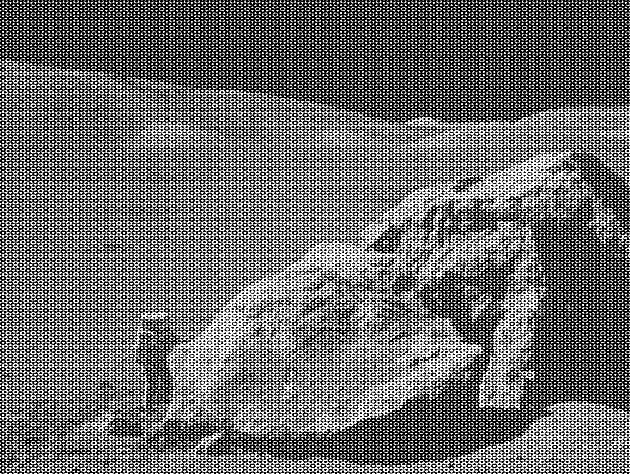
#> input picture Assignment2/question_1.tif, 630 x 474 px
$ python soru1.py
#> lines starting #> are read from the running program, lines starting #| are printed output that depends on the picture
import cv2
import numpy as np
import matplotlib.pyplot as plt

# Kazım Muhammet Temiz 17050111021
# Mert Rıza Karadeniz 17050111054
# Nevzat Buğrahan Türk 17050111036

def bandreject_filter(shape, d0=160, w=20, n=2):
    P, Q = shape
    # Initialize filter with ones
    H = np.ones((P, Q))
    for u in range(0, P):
        for v in range(0, Q):
            # Get euclidean distance from point D(u,v) to the center
            D_uv = np.sqrt((u - (P / 2)) ** 2 + (v - (Q / 2)) ** 2)

            # Butterworth bandreject filter from Gonzales book
            if D_uv == d0:  # To avoid dividing by zero
                H[u, v] = 0
            else:
                H[u, v] = 1 / (1 + ((D_uv * w) / (D_uv ** 2 - d0 ** 2)) ** (2 * n))

    return H


img = cv2.imread('question_1.tif', 0)
#> img is the input picture: shape (474, 630); min 0, max 255, mean 108.1

f = np.fft.fft2(img)
fshift = np.fft.fftshift(f)
pow_spec = np.log(np.abs(fshift) ** 2)
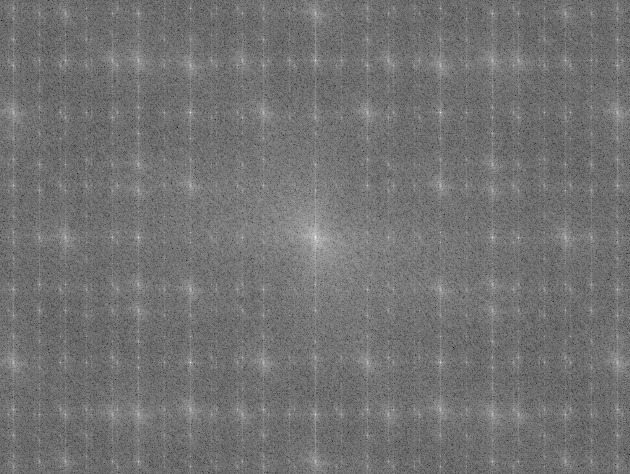
#> pow_spec: shape (474, 630) float64; min 4.66, max 34.58, mean 18.2; drawn with min black and max white
phase_spectrumR = np.angle(fshift)
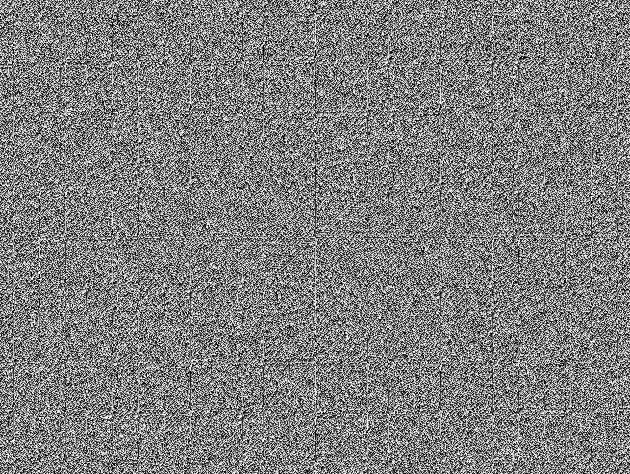
#> phase_spectrumR: shape (474, 630) float64; min -3.14, max 3.14, mean -2.1e-05; drawn with min black and max white
magnitude_spectrum = 20 * np.log(np.abs(fshift))
# print(magnitude_spectrum)
img_shape = img.shape
#> img_shape = (474, 630)

H1 = bandreject_filter(img_shape, 180, 10)
#> after the loop in bandreject_filter, `for u in range(0, P):`:
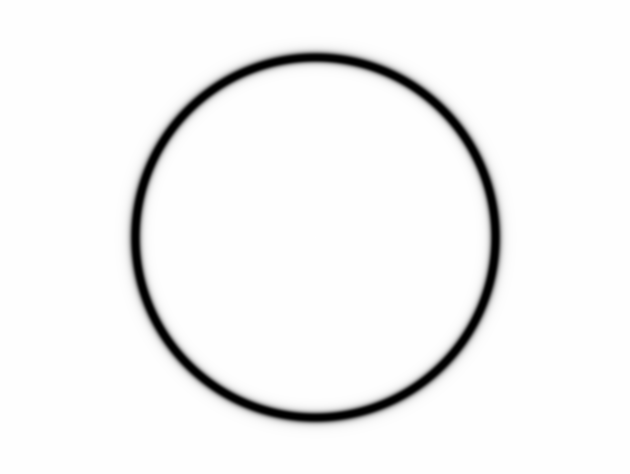
#> H: shape (474, 630) float64; min 0, max 1, mean 0.958
H2 = bandreject_filter(img_shape, 140, 10)
#> call 2 of bandreject_filter, with shape = (474, 630), d0 = 140, w = 10, n = 2
#> after the loop in bandreject_filter (call 2), `for u in range(0, P):`:
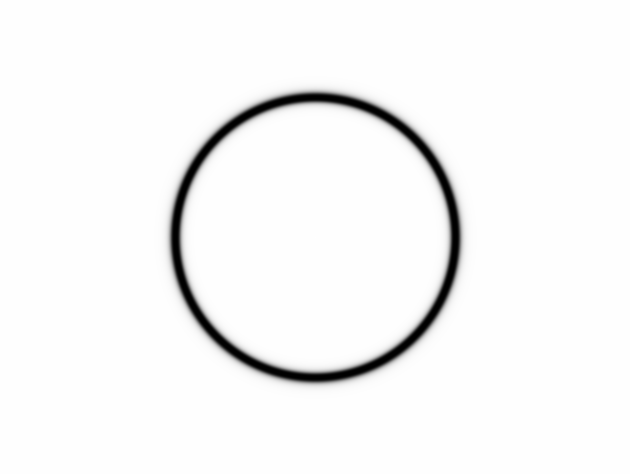
#> H: shape (474, 630) float64; min 0, max 1, mean 0.967
H3 = bandreject_filter(img_shape, 220, 10)
#> call 3 of bandreject_filter, with shape = (474, 630), d0 = 220, w = 10, n = 2
#> after the loop in bandreject_filter (call 3), `for u in range(0, P):`:
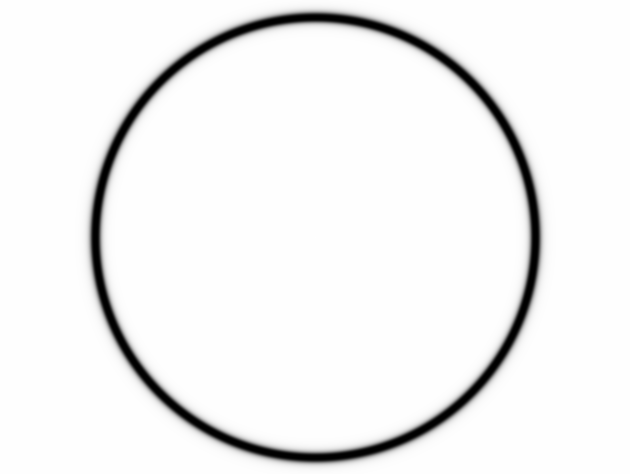
#> H: shape (474, 630) float64; min 0, max 1, mean 0.949

NotchFilter = H1 * H2 *H3
NotchRejectCenter = fshift * NotchFilter
NotchReject = np.fft.ifftshift(NotchRejectCenter)
inverse_NotchReject = np.fft.ifft2(NotchReject)  # Compute the inverse DFT of the result

Result = np.abs(inverse_NotchReject)
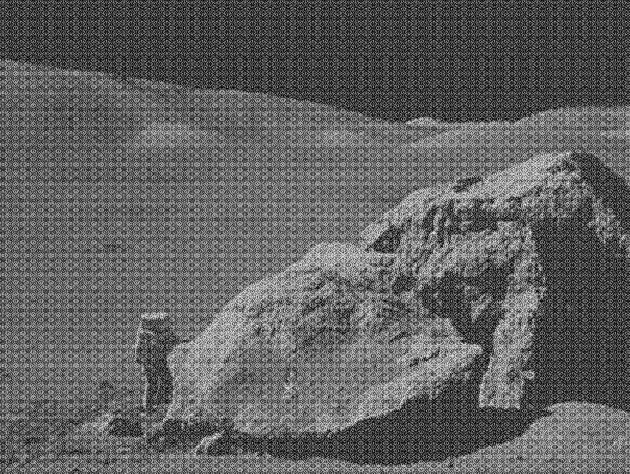
#> Result: shape (474, 630) float64; min 0.00216, max 285.5, mean 108.1; drawn with min black and max white

plt.subplot(221)
plt.imshow(img, cmap='gray')
plt.title('Original')

plt.subplot(222)
plt.imshow(magnitude_spectrum, cmap='gray')
plt.title('Magnitude spectrum')

plt.subplot(223)
plt.imshow(magnitude_spectrum * NotchFilter, "gray")
plt.title("Band Reject Filter")

plt.subplot(224)
plt.imshow(Result, "gray")
plt.title("Result")

'''
display = plt.figure()
display.add_subplot(1,2, 1)
plt.imshow(img,"gray"), plt.title("Original")
display.add_subplot(1,2, 2)
plt.imshow(Result,"gray"), plt.title("Notch Reject Filter")
plt.show(block=True)
'''

plt.show()
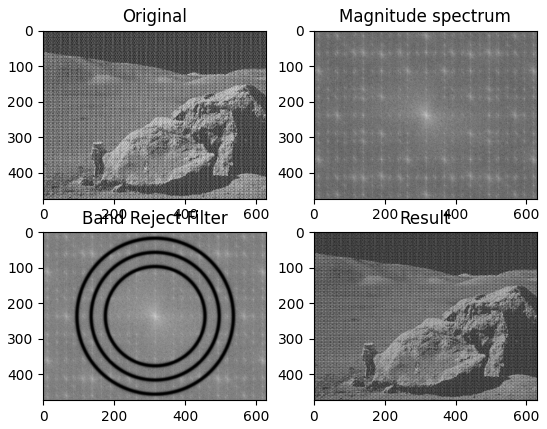
#> figure drawn by matplotlib, 4 panels

$ run again, with Assignment2/question_2.tif copied over Assignment2/question_1.tif
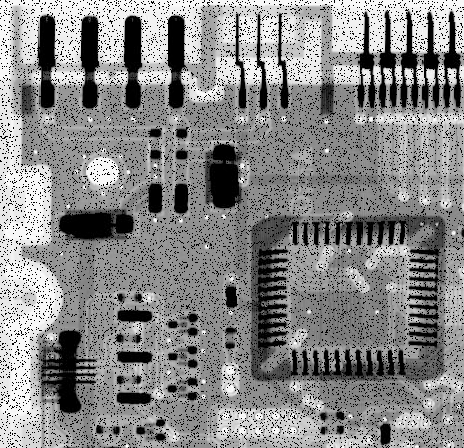
#> input picture Assignment2/question_2.tif, 464 x 448 px
#> img is the input picture: shape (448, 464); min 0, max 255, mean 135.7
#> after the loop in bandreject_filter (call 3), `for u in range(0, P):`:
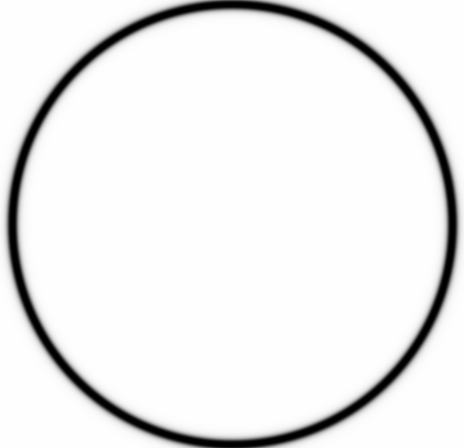
#> H: shape (448, 464) float64; min 0, max 1, mean 0.927
#> `plt.show()`:
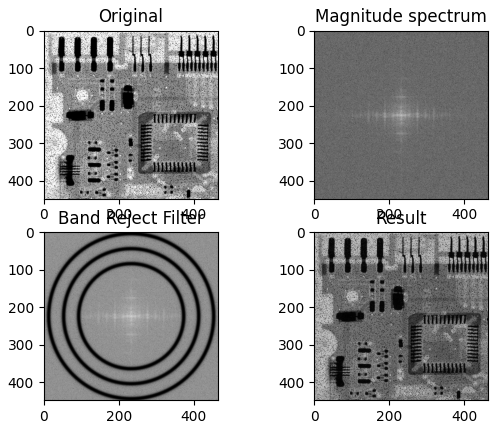
#> figure drawn by matplotlib, 4 panels

$ run again, with Assignment2/question_3.tif copied over Assignment2/question_1.tif
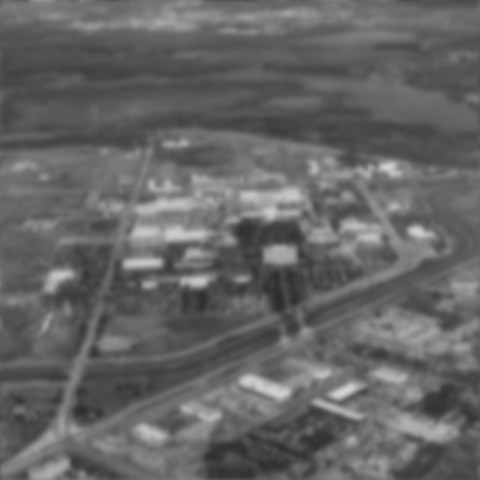
#> input picture Assignment2/question_3.tif, 480 x 480 px
#> img is the input picture: shape (480, 480); min 44, max 211, mean 101.2
#> after the loop in bandreject_filter (call 3), `for u in range(0, P):`:
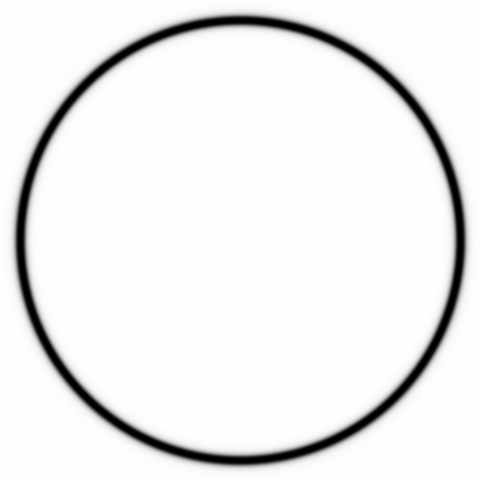
#> H: shape (480, 480) float64; min 0, max 1, mean 0.933
#> `plt.show()`:
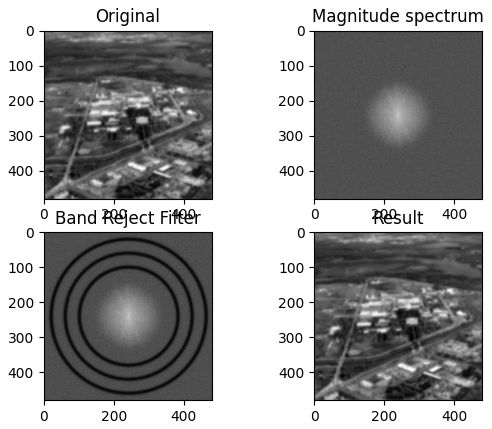
#> figure drawn by matplotlib, 4 panels
